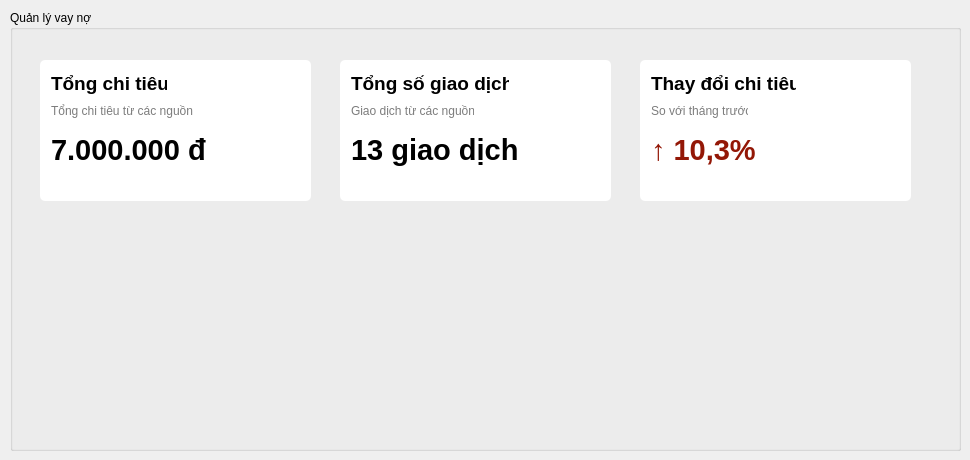
    <widget class="QWidget" name="Dept_2">
     <widget class="QGroupBox" name="groupBox_8">
      <property name="geometry">
       <rect>
        <x>10</x>
        <y>10</y>
        <width>951</width>
        <height>441</height>
       </rect>
      </property>
      <property name="styleSheet">
       <string notr="true">QGroupBox {

	font: 900 14pt &quot;Segoe UI&quot;;
}</string>
      </property>
      <property name="title">
       <string>Quản lý vay nợ</string>
      </property>
      <widget class="QFrame" name="frame_45">
       <property name="geometry">
        <rect>
         <x>630</x>
         <y>50</y>
         <width>271</width>
         <height>141</height>
        </rect>
       </property>
       <property name="styleSheet">
        <string notr="true">QFrame {

	background-color: rgb(255, 255, 255);
	border-radius: 5px
}</string>
       </property>
       <property name="frameShape">
        <enum>QFrame::Shape::StyledPanel</enum>
       </property>
       <property name="frameShadow">
        <enum>QFrame::Shadow::Raised</enum>
       </property>
       <widget class="QLabel" name="label_125">
        <property name="geometry">
         <rect>
          <x>11</x>
          <y>11</y>
          <width>145</width>
          <height>26</height>
         </rect>
        </property>
        <property name="text">
         <string>&lt;html&gt;&lt;head/&gt;&lt;body&gt;&lt;p&gt;&lt;span style=&quot; font-size:14pt; font-weight:700;&quot;&gt;Thay đổi chi tiêu&lt;/span&gt;&lt;/p&gt;&lt;/body&gt;&lt;/html&gt;</string>
        </property>
       </widget>
       <widget class="QLabel" name="label_126">
        <property name="geometry">
         <rect>
          <x>11</x>
          <y>43</y>
          <width>97</width>
          <height>16</height>
         </rect>
        </property>
        <property name="text">
         <string>&lt;html&gt;&lt;head/&gt;&lt;body&gt;&lt;p&gt;&lt;span style=&quot; color:#7c7c7c;&quot;&gt;So với tháng trước&lt;/span&gt;&lt;/p&gt;&lt;/body&gt;&lt;/html&gt;</string>
        </property>
       </widget>
       <widget class="QLabel" name="label_127">
        <property name="geometry">
         <rect>
          <x>11</x>
          <y>71</y>
          <width>106</width>
          <height>39</height>
         </rect>
        </property>
        <property name="styleSheet">
         <string notr="true">background-color: rgb(255, 255, 255);</string>
        </property>
        <property name="text">
         <string>&lt;html&gt;&lt;head/&gt;&lt;body&gt;&lt;p&gt;&lt;span style=&quot; font-size:22pt; font-weight:700; color:#931706;&quot;&gt;↑ 10,3%&lt;/span&gt;&lt;/p&gt;&lt;/body&gt;&lt;/html&gt;</string>
        </property>
       </widget>
      </widget>
      <widget class="QFrame" name="frame_46">
       <property name="geometry">
        <rect>
         <x>330</x>
         <y>50</y>
         <width>271</width>
         <height>141</height>
        </rect>
       </property>
       <property name="styleSheet">
        <string notr="true">QFrame {

	background-color: rgb(255, 255, 255);
	border-radius: 5px
}</string>
       </property>
       <property name="frameShape">
        <enum>QFrame::Shape::StyledPanel</enum>
       </property>
       <property name="frameShadow">
        <enum>QFrame::Shadow::Raised</enum>
       </property>
       <widget class="QLabel" name="label_128">
        <property name="geometry">
         <rect>
          <x>11</x>
          <y>43</y>
          <width>123</width>
          <height>16</height>
         </rect>
        </property>
        <property name="text">
         <string>&lt;html&gt;&lt;head/&gt;&lt;body&gt;&lt;p&gt;&lt;span style=&quot; color:#7c7c7c;&quot;&gt;Giao dịch từ các nguồn&lt;/span&gt;&lt;/p&gt;&lt;/body&gt;&lt;/html&gt;</string>
        </property>
       </widget>
       <widget class="QLabel" name="label_129">
        <property name="geometry">
         <rect>
          <x>11</x>
          <y>71</y>
          <width>167</width>
          <height>39</height>
         </rect>
        </property>
        <property name="styleSheet">
         <string notr="true">background-color: rgb(255, 255, 255);</string>
        </property>
        <property name="text">
         <string>&lt;html&gt;&lt;head/&gt;&lt;body&gt;&lt;p&gt;&lt;span style=&quot; font-size:22pt; font-weight:700;&quot;&gt;13 giao dịch&lt;/span&gt;&lt;/p&gt;&lt;/body&gt;&lt;/html&gt;</string>
        </property>
       </widget>
       <widget class="QLabel" name="label_130">
        <property name="geometry">
         <rect>
          <x>11</x>
          <y>11</y>
          <width>158</width>
          <height>26</height>
         </rect>
        </property>
        <property name="text">
         <string>&lt;html&gt;&lt;head/&gt;&lt;body&gt;&lt;p&gt;&lt;span style=&quot; font-size:14pt; font-weight:700;&quot;&gt;Tổng số giao dịch&lt;/span&gt;&lt;/p&gt;&lt;/body&gt;&lt;/html&gt;</string>
        </property>
       </widget>
      </widget>
      <widget class="QFrame" name="frame_47">
       <property name="geometry">
        <rect>
         <x>30</x>
         <y>50</y>
         <width>271</width>
         <height>141</height>
        </rect>
       </property>
       <property name="styleSheet">
        <string notr="true">QFrame {

	background-color: rgb(255, 255, 255);
	border-radius: 5px
}</string>
       </property>
       <property name="frameShape">
        <enum>QFrame::Shape::StyledPanel</enum>
       </property>
       <property name="frameShadow">
        <enum>QFrame::Shadow::Raised</enum>
       </property>
       <widget class="QLabel" name="label_131">
        <property name="geometry">
         <rect>
          <x>11</x>
          <y>71</y>
          <width>161</width>
          <height>39</height>
         </rect>
        </property>
        <property name="styleSheet">
         <string notr="true">background-color: rgb(255, 255, 255);</string>
        </property>
        <property name="text">
         <string>&lt;html&gt;&lt;head/&gt;&lt;body&gt;&lt;p&gt;&lt;span style=&quot; font-size:22pt; font-weight:700;&quot;&gt;7.000.000 đ&lt;/span&gt;&lt;/p&gt;&lt;/body&gt;&lt;/html&gt;</string>
        </property>
       </widget>
       <widget class="QLabel" name="label_132">
        <property name="geometry">
         <rect>
          <x>11</x>
          <y>43</y>
          <width>143</width>
          <height>16</height>
         </rect>
        </property>
        <property name="styleSheet">
         <string notr="true">QVBoxLayout {
	background-color: rgb(255, 255, 255);
}</string>
        </property>
        <property name="text">
         <string>&lt;html&gt;&lt;head/&gt;&lt;body&gt;&lt;p&gt;&lt;span style=&quot; color:#7c7c7c;&quot;&gt;Tổng chi tiêu từ các nguồn&lt;/span&gt;&lt;/p&gt;&lt;/body&gt;&lt;/html&gt;</string>
        </property>
       </widget>
       <widget class="QLabel" name="label_133">
        <property name="geometry">
         <rect>
          <x>11</x>
          <y>11</y>
          <width>116</width>
          <height>26</height>
         </rect>
        </property>
        <property name="text">
         <string>&lt;html&gt;&lt;head/&gt;&lt;body&gt;&lt;p&gt;&lt;span style=&quot; font-size:14pt; font-weight:700;&quot;&gt;Tổng chi tiêu&lt;/span&gt;&lt;/p&gt;&lt;/body&gt;&lt;/html&gt;</string>
        </property>
       </widget>
      </widget>
     </widget>
    </widget>
